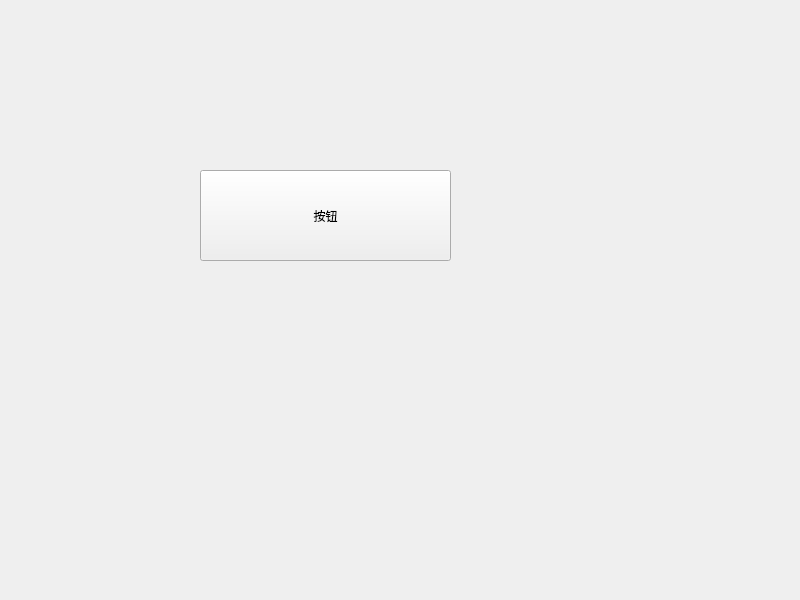
<?xml version="1.0" encoding="UTF-8"?>
<ui version="4.0">
 <class>Widget</class>
 <widget class="QWidget" name="Widget">
  <property name="geometry">
   <rect>
    <x>0</x>
    <y>0</y>
    <width>800</width>
    <height>600</height>
   </rect>
  </property>
  <property name="windowTitle">
   <string>Widget</string>
  </property>
  <widget class="QPushButton" name="pushButton">
   <property name="geometry">
    <rect>
     <x>200</x>
     <y>170</y>
     <width>251</width>
     <height>91</height>
    </rect>
   </property>
   <property name="text">
    <string>按钮</string>
   </property>
  </widget>
 </widget>
 <resources/>
 <connections/>
</ui>
